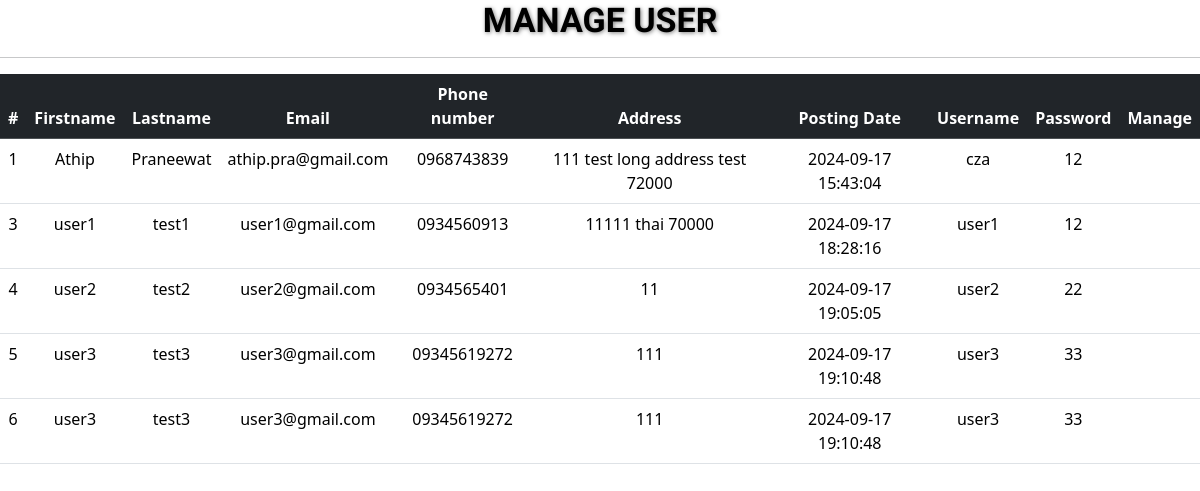
Page /dashboard_user/manageuser.php on the earlier database version.
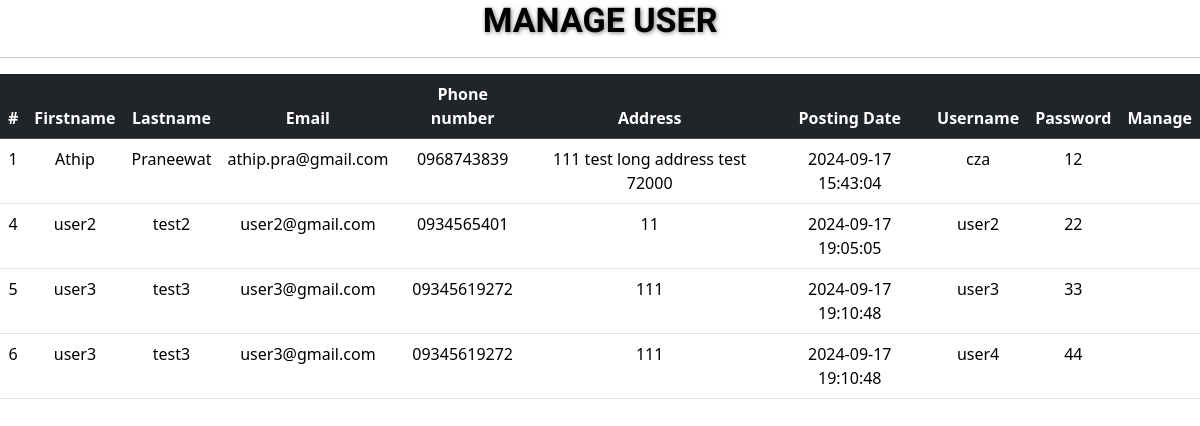
Same page on the later database version.
### tables this page shows
CREATE TABLE `tblusers` (
  `id` int(11) NOT NULL,
  `firstname` varchar(255) NOT NULL,
  `lastname` varchar(255) NOT NULL,
  `email` varchar(255) NOT NULL,
  `phonenumber` char(11) NOT NULL,
  `address` varchar(255) NOT NULL,
  `postingdate` timestamp NOT NULL DEFAULT current_timestamp(),
  `username` varchar(200) NOT NULL,
  `password` varchar(200) NOT NULL
);

### dashboard_user/functionsuser.php (called while the page is built, shortened)
<?php
    class DB_con {
        function __construct() {
        $conn = mysqli_connect (DB_SERVER, DB_USER, DB_PASS, DB_NAME);
        $this->dbcon = $conn;
        }
        public function fetchdata(){
            $result = mysqli_query($this->dbcon, "SELECT * FROM tblusers");
            return $result;
        }
    }
?>

### dashboard_user/manageuser.php (the view, shortened to what this page needs)
<?php
include_once('dashboard_user/functionsuser.php');
$fetchdata = new DB_con();
$sql = $fetchdata->fetchdata();
?>
<!DOCTYPE html>
<html lang="en">
<head>
    <link href="styles.css" rel="stylesheet">
    <link href="https://cdn.jsdelivr.net/npm/bootstrap@5.3.3/dist/css/bootstrap.min.css" rel="stylesheet">
</head>
<body>
    <div class="container-1">
    <h1 class="information-heading">manage user</h1>
    <hr>
        <table id="mytable" class="table" style="text-align: center;">
            <thead class="table-dark">
                <tr>
                    <th>#</th>
                    <th>Firstname</th>
                    <th>Lastname</th>
                    <th>Email</th>
                    <th>Phone number</th>
                    <th>Address</th>
                    <th>Posting Date</th>
                    <th>Username</th>
                    <th>Password</th>
                    <th>Manage</th>
                </tr>
            </thead>
            <tbody>
                <?php while ($row = mysqli_fetch_array($sql)) { ?>
                    <tr>
                        <td><?php echo $row['id']; ?></td>
                        <td><?php echo $row['firstname']; ?></td>
                        <td><?php echo $row['lastname']; ?></td>
                        <td><?php echo $row['email']; ?></td>
                        <td><?php echo $row['phonenumber']; ?></td>
                        <td><?php echo $row['address']; ?></td>
                        <td><?php echo $row['postingdate']; ?></td>
                        <td><?php echo $row['username']; ?></td>
                        <td><?php echo $row['password']; ?></td>
                        <td>
                        <a href="index.php?p=dashboard_user/updateuser&id=<?php echo $row['id']; ?>" class="">
                            <ion-icon name="create-outline" style="width: 20px; padding: 0 0px 0 20px; color: #0042dd;;"></ion-icon></a>
                        <a href="index.php?p=dashboard_user/deleteuser&del=<?php echo $row['id']; ?>" class="">
                            <ion-icon name="trash-outline" style="width: 20px; padding: 0 15px 0 13px; color: #ff0000ab"></ion-icon></a>
                        </td>
                    </tr>
                <?php } ?>
            </tbody>
        </table>
    </div>
<body>
</html>

### styles.css (style rules this page uses)
.information-heading { text-shadow: black; box-shadow: yellow solid 1px; border-radius: 4px; display: flex; color: #000000; width: 100%; font-family: "SUSE", sans-serif; font-optical-sizing: auto; font-weight: 400; font-style: normal; font-size: 34px; font-weight: bold; text-align: center; text-transform: uppercase; flex-direction: column; justify-content: center; text-shadow: 1px 1px 4px rgb(0 0 0 / 50%), -1px -1px 2px rgba(255, 255, 255, 0.3); }
ion-icon { padding:5px; font-size: 24px; }

Differences in the rows shown:
removed tblusers: id "3", firstname "user1", lastname "test1", email "user1@gmail.com", phonenumber "0934560913", address "11111 thai 70000", postingdate "2024-09-17 18:28:16", username "user1", password "12"
changed tblusers id 6: username "user3" → "user4"; password "33" → "44"
